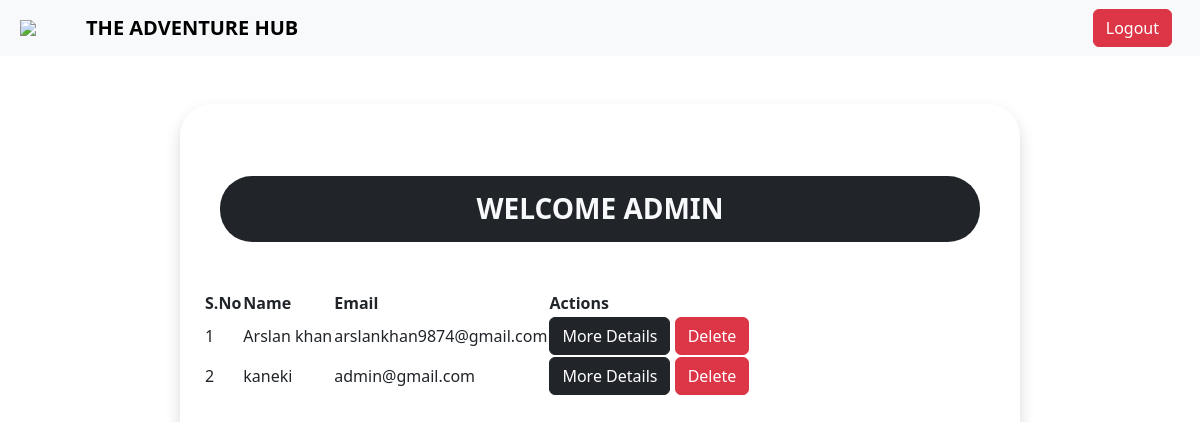
Page /admin_homepage.php (signed in) on the earlier database version.
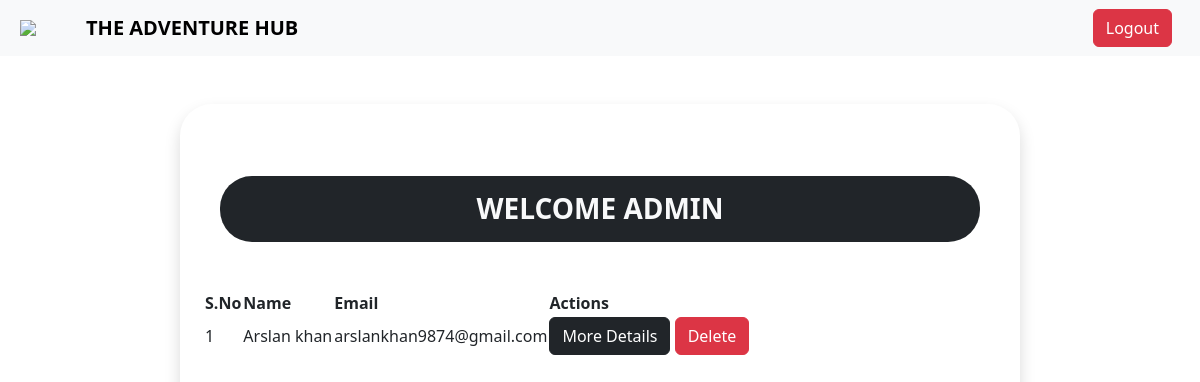
Same page on the later database version.
### tables this page shows
CREATE TABLE `user_details` (
  `sno` int(11) NOT NULL,
  `name` varchar(255) NOT NULL,
  `phone` varchar(10) NOT NULL,
  `email` varchar(255) NOT NULL,
  `gender` varchar(10) NOT NULL,
  `country` varchar(80) NOT NULL,
  `bike` varchar(50) NOT NULL,
  `timestamp` datetime NOT NULL DEFAULT current_timestamp()
);

### admin_homepage.php (the view, shortened to what this page needs)
<?php
require "partials/_dbconnect.php";
?>
<!doctype html>
<html lang="en">
<head>
    <link href="https://cdn.jsdelivr.net/npm/bootstrap@5.3.3/dist/css/bootstrap.min.css" rel="stylesheet"
>
    <link rel="stylesheet" href="//cdn.datatables.net/2.0.5/css/dataTables.dataTables.min.css" />
</head>
<body>
    <?php
    require "partials/_admin_header.php";
    ?>
    <div class="container shadow rounded-5 py-4 px-4 my-5 " id="mainContainer" style="width: 70%">
        <h2 class="fw-bold mt-5 mb-5 mx-3 py-3 rounded-5 text-light bg-dark text-center text-uppercase fs-3">Welcome
            Admin
        </h2>
        <div class="my-5">
            <table id="myTable" class="display responsive nowrap">
                <thead>
                    <tr>
                        <th>S.No</th>
                        <th>Name</th>
                        <th>Email</th>
                        <th>Actions</th>
                    </tr>
                </thead>
                <tbody class="overflow-auto">
                    <?php
                    $sql = "SELECT * FROM `user_details`";
                    $result = mysqli_query($conn, $sql);
                    if (mysqli_num_rows($result) > 0) {
                        $i = 1;
                        while ($row = mysqli_fetch_assoc($result)) {
                            echo '<tr>
                            <td>' . $i . '</td>
                            <td>' . $row['name'] . '</td>
                            <td>' . $row['email'] . '</td>
                            <td><form method="post">
                            <input type="hidden" name="sno" value="' . $row['sno'] . '">
                            <button type="submit" class="btn btn-dark" formaction="more_details.php">More Details</button>
                            <button type="submit" class="btn btn-danger" formaction="partials/_handleUserDelete.php">Delete</button></td>
                            </form>
                            </tr>';
                            $i++;
                        }
                    }
                    ?>
                </tbody>
            </table>
        </div>
    </div>
</body>
</html>

### partials/_admin_header.php (shortened to what this page needs)
<nav class="navbar navbar-expand-lg bg-body-tertiary sticky-top">
    <div class="container-fluid">
        <img src="img/mainLogo.png" class="pt-0 mx-2 img-fluid" style="width: 3.5vw">
        <a class="navbar-brand nav-link fw-bold px-3" href="index.php">THE ADVENTURE HUB</a>
        <div class="collapse navbar-collapse" id="navbarSupportedContent">
            <div class="px-3">
                <a href="partials/_handleLogout.php"><button class="btn btn-danger">Logout</button></a>
            </div>
        </div>
    </div>
</nav>

Differences in the rows shown:
removed user_details: name "kaneki", email "admin@gmail.com"
